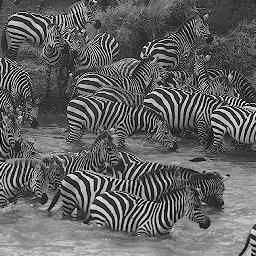
//> input picture handsOn2/2.3_OpenCV/zebras.jpg, 256 x 256 px
$ ./Exercise2.3   (built with g++ and OpenCV 4)
//> lines starting //> are read from the running program, lines starting //| are printed output that depends on the picture
// Bijan Fakhri
// Exercise 2.3
// 2-16-17

#include <iostream>
#include <opencv2/core/core.hpp>
#include <opencv2/highgui/highgui.hpp>

int main()
{
	std::cout << "OpenCV Version: " << CV_MAJOR_VERSION << "." << CV_MINOR_VERSION << std::endl;

	//////////////////////////////////
	// B) Load and display the image//
	//////////////////////////////////
	const char* imagename = "zebras.jpg";	// Name of image
	cv::Mat img = cv::imread(imagename, CV_LOAD_IMAGE_GRAYSCALE);	// Read image into Mat
//> img is the input picture: 256 rows x 256 cols, CV_8UC1; min 0, max 255, mean 98.6
	std::cout << "Image is of type: " << img.type() << " and has: " << img.channels() << " channels" << std::endl;
//| Image is of type: 0 and has: 1 channels
	std::cout << "Image is of shape: (" << img.rows << ", " << img.cols << ")" << std::endl;
//| Image is of shape: (256, 256)

	// Checks to make sure image loaded properly
	if(img.empty() || !img.data){
		std::cout << "Error loading image" << std::endl;
		return -1;
	}

	std::cout << "-------------------------------------------------------" << std::endl;
	std::cout << "---Showing Original Image, Press any key to Continue---" << std::endl;
	std::cout << "-------------------------------------------------------" << std::endl;

	cv::namedWindow("Zebras", CV_WINDOW_AUTOSIZE);
	cv::imshow("Zebras", img);
	cv::waitKey();					// Waits for keypress before destroying window
	cv::destroyWindow("Zebra");

	////////////////////////////////////////
	// C) Compute the DFT matrix F(K1, K2)//
	////////////////////////////////////////
	std::cout << "---------------------------------------------------" << std::endl;
	std::cout << "---Press any Key to Iterate though L(DFT) Values---" << std::endl;
	std::cout << "---------------------------------------------------" << std::endl;

	// Compute the DFT and iterate through L values
	cv::Mat img_dft;
	cv::Mat dft_inv;
	for(int L=255; L>1; L-=10){
		// Convert to right format
		img.convertTo(img, CV_32FC1);
		// Perform the DFT
		cv::dft(img, img_dft, cv::DFT_SCALE|cv::DFT_COMPLEX_OUTPUT);
		// Perform truncation with L
		for(int r=L; r<img_dft.rows-L; r++){
			for(int c=L; c<img_dft.cols-L; c++){
				img_dft.at<int>(r,c) = 0;
			}
		}

		// Get inverse of DFT
		cv::dft(img_dft, dft_inv, cv::DFT_INVERSE|cv::DFT_REAL_OUTPUT);
		std::cout << "L = " << L << std::endl;
		// Convert back to CV_8UC1 and Display
		dft_inv.convertTo(dft_inv, CV_8U);
		if(L == 65){
			std::cout << "----------------------------------------------------" << std::endl;
			std::cout << "---Lmin,DFT = 65. This is the Corresponding Image---" << std::endl;
			std::cout << "----------------------------------------------------" << std::endl;
			cv::imwrite("./LminDFT-65.jpg", dft_inv);
		}
		cv::namedWindow("Zebras", CV_WINDOW_AUTOSIZE);
		cv::imshow("Zebras", dft_inv);
		cv::waitKey();					// Waits for keypress before destroying window
		cv::destroyWindow("Zebra");
	}
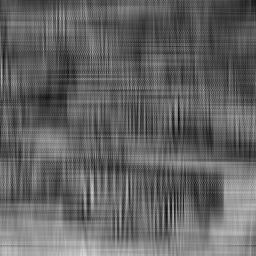
//> dft_inv: 256 rows x 256 cols, CV_8UC1; min 0, max 216, mean 98.6

	////////////////////////////////////////
	// D) Compute the DFT matrix D(K1, K2)//
	////////////////////////////////////////
	std::cout << "---------------------------------------------------" << std::endl;
	std::cout << "---Press any Key to Iterate though L(DCT) Values---" << std::endl;
	std::cout << "---------------------------------------------------" << std::endl;
	// Compute the DCT and iterate through L values
	cv::Mat img_dct;
	cv::Mat dct_inv;
	for(int L=255; L>1; L-=10){
		// Convert to right format
		img.convertTo(img, CV_32FC1);
		// Perform the DCT
		cv::dct(img, img_dct);
		// Perform truncation with L
		for(int r=L; r<img_dft.rows; r++){
			for(int c=L; c<img_dft.cols; c++){
				img_dct.at<int>(r,c) = 0;
			}
		}

		// Get inverse of DCT
		cv::dct(img_dct, dct_inv, cv::DCT_INVERSE);
		std::cout << "L = " << L << std::endl;
		// Convert back to CV_8UC1 and Display
		dct_inv.convertTo(dct_inv, CV_8U);
		if(L == 85){
			std::cout << "----------------------------------------------------" << std::endl;
			std::cout << "---Lmin,DCT = 85. This is the Corresponding Image---" << std::endl;
			std::cout << "----------------------------------------------------" << std::endl;
			cv::imwrite("./LminDCT-85.jpg", dct_inv);
		}
		cv::namedWindow("Zebras", CV_WINDOW_AUTOSIZE);
		cv::imshow("Zebras", dct_inv);
		cv::waitKey();					// Waits for keypress before destroying window
		cv::destroyWindow("Zebra");
	}
//> this loop made 26 passes
//> pass 1, `cv::dct(img, img_dct);`:
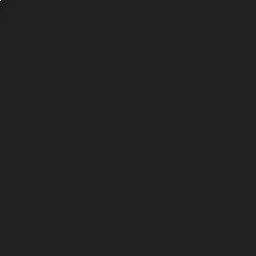
//> img_dct: 256 rows x 256 cols, CV_32FC1; min -3814.3, max 25234.2, mean 0.3; drawn with min black and max white
//> after the loop:
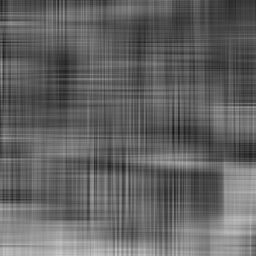
//> dct_inv: 256 rows x 256 cols, CV_8UC1; min 16, max 203, mean 98.6


	return 0;
}
